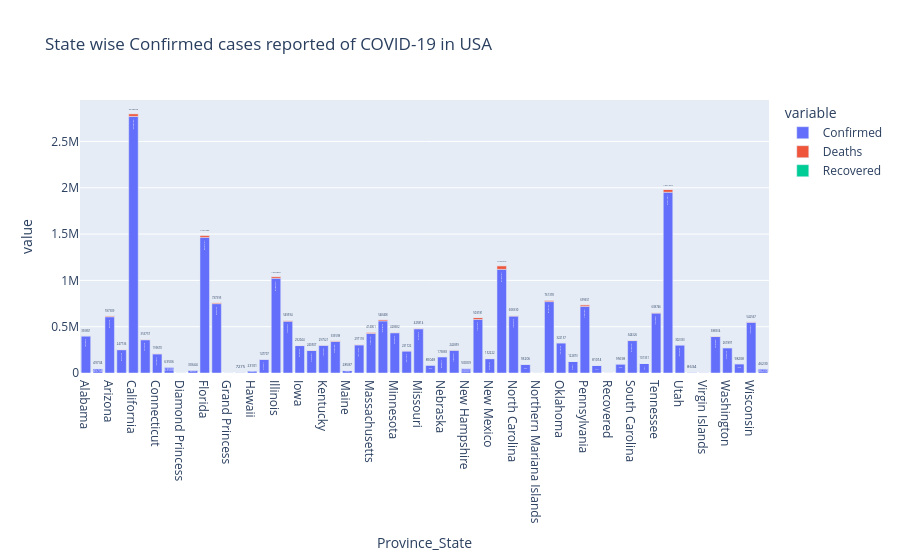

The notebook cell this image was saved under:
### Markdown cell above
### Plot Province/State Wise Confirmed cases in USA

### Code cell
us_dataconfirmed = covid_data[covid_data['Country_Region']=='US'].drop(['Country_Region'], axis=1)
state_fig = px.bar(us_dataconfirmed.groupby(['Province_State'])['Confirmed','Deaths','Recovered','Active'].sum(), title='State wise Confirmed cases reported of COVID-19 in USA', text='Active')
state_fig.show()

### Figure 1 — Plotly figure (JSON) as saved in the notebook; plotly's stock layout.template omitted (floating-point values rounded to 4 significant figures)
{"data": [{"alignmentgroup": "True", "hovertemplate": "variable=Confirmed<br>Province_State=%{x}<br>value=%{y}<br>Active=%{text}<extra></extra>", "legendgroup": "Confirmed", "marker": {"color": "#636efa", "pattern": {"shape": ""}}, "name": "Confirmed", "offsetgroup": "Confirmed", "orientation": "v", "showlegend": true, "text": [393851, 49734, 597309, 247736, 2645555, 353757, 199670, 63506, 49, 30644, 1441893, 737395, 100, 7275, 23101, 147707, 1004829, 549594, 292044, 240507, 297521, 333598, 28587, 297118, 414061, 548408, 428682, 231722, 425814, 85048, 173883, 242859, 50009, 503181, 152222, 1079813, 606930, 93206, 123, 761378, 322137, 122873, 699651, 81014, 0, 95698, 344326, 101331, 638746, 1921602, 302333, 8634, 2119, 388334, 267897, 98208, 542567, 46230], "textposition": "auto", "type": "bar", "x": ["Alabama", "Alaska", "Arizona", "Arkansas", "California", "Colorado", "Connecticut", "Delaware", "Diamond Princess", "District of Columbia", "Florida", "Georgia", "Grand Princess", "Guam", "Hawaii", "Idaho", "Illinois", "Indiana", "Iowa", "Kansas", "Kentucky", "Louisiana", "Maine", "Maryland", "Massachusetts", "Michigan", "Minnesota", "Mississippi", "Missouri", "Montana", "Nebraska", "Nevada", "New Hampshire", "New Jersey", "New Mexico", "New York", "North Carolina", "North Dakota", "Northern Mariana Islands", "Ohio", "Oklahoma", "Oregon", "Pennsylvania", "Puerto Rico", "Recovered", "Rhode Island", "South Carolina", "South Dakota", "Tennessee", "Texas", "Utah", "Vermont", "Virgin Islands", "Virginia", "Washington", "West Virginia", "Wisconsin", "Wyoming"], "xaxis": "x", "y": [399150, 49979, 607345, 251746, 2770361, 358947, 205994, 64475, 49, 31457, 1464697, 748852, 103, 7399, 23897, 149235, 1024039, 558560, 296171, 244583, 300397, 341431, 29019, 303364, 427135, 562553, 434413, 236868, 477617, 86102, 175620, 246309, 52371, 579250, 154954, 1119284, 614355, 94558, 125, 770977, 325277, 124476, 718913, 82630, 0, 97614, 350084, 102901, 646450, 1951915, 303723, 8790, 2143, 393715, 271595, 99778, 548134, 46719], "yaxis": "y"}, {"alignmentgroup": "True", "hovertemplate": "variable=Deaths<br>Province_State=%{x}<br>value=%{y}<br>Active=%{text}<extra></extra>", "legendgroup": "Deaths", "marker": {"color": "#EF553B", "pattern": {"shape": ""}}, "name": "Deaths", "offsetgroup": "Deaths", "orientation": "v", "showlegend": true, "text": [393851, 49734, 597309, 247736, 2645555, 353757, 199670, 63506, 49, 30644, 1441893, 737395, 100, 7275, 23101, 147707, 1004829, 549594, 292044, 240507, 297521, 333598, 28587, 297118, 414061, 548408, 428682, 231722, 425814, 85048, 173883, 242859, 50009, 503181, 152222, 1079813, 606930, 93206, 123, 761378, 322137, 122873, 699651, 81014, 0, 95698, 344326, 101331, 638746, 1921602, 302333, 8634, 2119, 388334, 267897, 98208, 542567, 46230], "textposition": "auto", "type": "bar", "x": ["Alabama", "Alaska", "Arizona", "Arkansas", "California", "Colorado", "Connecticut", "Delaware", "Diamond Princess", "District of Columbia", "Florida", "Georgia", "Grand Princess", "Guam", "Hawaii", "Idaho", "Illinois", "Indiana", "Iowa", "Kansas", "Kentucky", "Louisiana", "Maine", "Maryland", "Massachusetts", "Michigan", "Minnesota", "Mississippi", "Missouri", "Montana", "Nebraska", "Nevada", "New Hampshire", "New Jersey", "New Mexico", "New York", "North Carolina", "North Dakota", "Northern Mariana Islands", "Ohio", "Oklahoma", "Oregon", "Pennsylvania", "Puerto Rico", "Recovered", "Rhode Island", "South Carolina", "South Dakota", "Tennessee", "Texas", "Utah", "Vermont", "Virgin Islands", "Virginia", "Washington", "West Virginia", "Wisconsin", "Wyoming"], "xaxis": "x", "y": [5299, 224, 10036, 4010, 29732, 5190, 6324, 1128, 0, 813, 22804, 11457, 3, 124, 308, 1528, 19210, 10089, 4127, 3164, 2876, 7833, 432, 6246, 13074, 14145, 5731, 5146, 6173, 1054, 1737, 3450, 862, 19854, 2732, 39288, 7425, 1360, 2, 14894, 2738, 1603, 17710, 1616, 0, 2062, 5758, 1570, 7704, 30313, 1390, 156, 24, 5381, 3698, 1570, 5567, 489], "yaxis": "y"}, {"alignmentgroup": "True", "hovertemplate": "variable=Recovered<br>Province_State=%{x}<br>value=%{y}<br>Active=%{text}<extra></extra>", "legendgroup": "Recovered", "marker": {"color": "#00cc96", "pattern": {"shape": ""}}, "name": "Recovered", "offsetgroup": "Recovered", "orientation": "v", "showlegend": true, "text": [393851, 49734, 597309, 247736, 2645555, 353757, 199670, 63506, 49, 30644, 1441893, 737395, 100, 7275, 23101, 147707, 1004829, 549594, 292044, 240507, 297521, 333598, 28587, 297118, 414061, 548408, 428682, 231722, 425814, 85048, 173883, 242859, 50009, 503181, 152222, 1079813, 606930, 93206, 123, 761378, 322137, 122873, 699651, 81014, 0, 95698, 344326, 101331, 638746, 1921602, 302333, 8634, 2119, 388334, 267897, 98208, 542567, 46230], "textposition": "auto", "type": "bar", "x": ["Alabama", "Alaska", "Arizona", "Arkansas", "California", "Colorado", "Connecticut", "Delaware", "Diamond Princess", "District of Columbia", "Florida", "Georgia", "Grand Princess", "Guam", "Hawaii", "Idaho", "Illinois", "Indiana", "Iowa", "Kansas", "Kentucky", "Louisiana", "Maine", "Maryland", "Massachusetts", "Michigan", "Minnesota", "Mississippi", "Missouri", "Montana", "Nebraska", "Nevada", "New Hampshire", "New Jersey", "New Mexico", "New York", "North Carolina", "North Dakota", "Northern Mariana Islands", "Ohio", "Oklahoma", "Oregon", "Pennsylvania", "Puerto Rico", "Recovered", "Rhode Island", "South Carolina", "South Dakota", "Tennessee", "Texas", "Utah", "Vermont", "Virgin Islands", "Virginia", "Washington", "West Virginia", "Wisconsin", "Wyoming"], "xaxis": "x", "y": [0, 0, 0, 0, 0, 0, 0, 0, 0, 0, 0, 0, 0, 0, 0, 0, 0, 0, 0, 0, 0, 0, 0, 0, 0, 0, 0, 0, 0, 0, 0, 0, 0, 0, 0, 0, 0, 0, 0, 0, 0, 0, 0, 0, 0, 0, 0, 0, 0, 0, 0, 0, 0, 0, 0, 0, 0, 0], "yaxis": "y"}], "layout": {"barmode": "relative", "legend": {"title": {"text": "variable"}, "tracegroupgap": 0}, "title": {"text": "State wise Confirmed cases reported of COVID-19 in USA"}, "xaxis": {"anchor": "y", "domain": [0, 1], "title": {"text": "Province_State"}}, "yaxis": {"anchor": "x", "domain": [0, 1], "title": {"text": "value"}}}}
